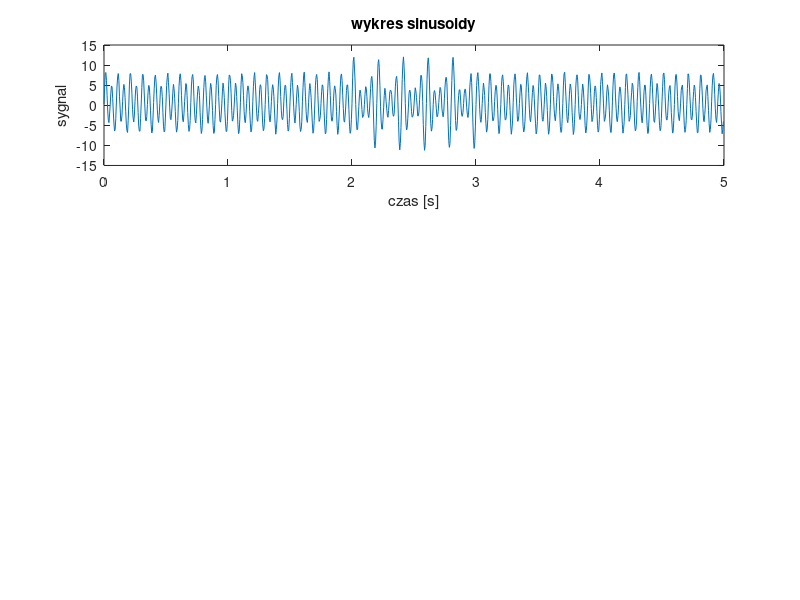

The MATLAB script that drew this image:
clear all

fp=200;
f1=10;
f2=20;
f3=15;
fi1=0;
A1=2;
A2=6;
A3=4;
N = 1000; 

t=0:1/fp:(N-1)/fp;
x1 = A1*sin(2*pi*f1*t+fi1);
x2 = A2*sin(2*pi*f2*t+fi1);

% Tworzenie trzeciej składowej tylko w odpowiednim przedziale czasowym
x3 = zeros(1, length(t)); 
start_index = 2*fp + 1; 
end_index = 3*fp + 1; 
x3(start_index:end_index) = A3*sin(2*pi*f3*t(start_index:end_index) + fi1);

x = x1 + x2 + x3;

szum = rand(1,N);
x_szum = x + szum;


subplot(3,1,1);
plot(t,x);
subplot(3,1,1);
plot(t,szum);
subplot(3,1,1);
plot(t,x_szum);


xlabel ('czas [s]');
ylabel ('sygnal');
title ('wykres sinusoidy');
